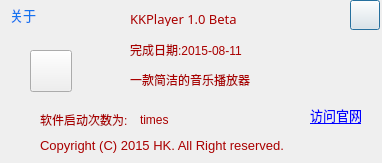
<?xml version="1.0" encoding="UTF-8"?>
<ui version="4.0">
 <class>Dialog1</class>
 <widget class="QDialog" name="Dialog1">
  <property name="geometry">
   <rect>
    <x>0</x>
    <y>0</y>
    <width>382</width>
    <height>163</height>
   </rect>
  </property>
  <property name="windowTitle">
   <string>about</string>
  </property>
  <widget class="QPushButton" name="pushButton">
   <property name="geometry">
    <rect>
     <x>350</x>
     <y>0</y>
     <width>30</width>
     <height>30</height>
    </rect>
   </property>
   <property name="text">
    <string/>
   </property>
  </widget>
  <widget class="QLabel" name="label_2">
   <property name="geometry">
    <rect>
     <x>130</x>
     <y>30</y>
     <width>161</width>
     <height>71</height>
    </rect>
   </property>
   <property name="styleSheet">
    <string notr="true">color: rgb(170, 0, 0);</string>
   </property>
   <property name="text">
    <string>&lt;html&gt;&lt;head/&gt;&lt;body&gt;&lt;p&gt;完成日期:2015-08-11&lt;/p&gt;&lt;p&gt;一款简洁的音乐播放器&lt;/p&gt;&lt;/body&gt;&lt;/html&gt;</string>
   </property>
  </widget>
  <widget class="QLabel" name="label_3">
   <property name="geometry">
    <rect>
     <x>40</x>
     <y>135</y>
     <width>311</width>
     <height>21</height>
    </rect>
   </property>
   <property name="styleSheet">
    <string notr="true">color: rgb(170, 0, 0);</string>
   </property>
   <property name="text">
    <string>&lt;html&gt;&lt;head/&gt;&lt;body&gt;&lt;p&gt;&lt;span style=&quot; font-size:10pt;&quot;&gt;Copyright (C) 2015 HK. All Right reserved.&lt;/span&gt;&lt;/p&gt;&lt;/body&gt;&lt;/html&gt;</string>
   </property>
  </widget>
  <widget class="QLabel" name="label_4">
   <property name="geometry">
    <rect>
     <x>130</x>
     <y>10</y>
     <width>121</width>
     <height>16</height>
    </rect>
   </property>
   <property name="font">
    <font>
     <family>宋体</family>
     <pointsize>10</pointsize>
     <weight>50</weight>
     <bold>false</bold>
    </font>
   </property>
   <property name="styleSheet">
    <string notr="true">color: rgb(170, 0, 0);</string>
   </property>
   <property name="text">
    <string>&lt;html&gt;&lt;head/&gt;&lt;body&gt;&lt;p&gt;KKPlayer 1.0 Beta&lt;/p&gt;&lt;/body&gt;&lt;/html&gt;</string>
   </property>
  </widget>
  <widget class="QPushButton" name="pushButton_2">
   <property name="geometry">
    <rect>
     <x>30</x>
     <y>50</y>
     <width>42</width>
     <height>42</height>
    </rect>
   </property>
   <property name="text">
    <string/>
   </property>
  </widget>
  <widget class="QLabel" name="label_5">
   <property name="geometry">
    <rect>
     <x>10</x>
     <y>-10</y>
     <width>101</width>
     <height>51</height>
    </rect>
   </property>
   <property name="font">
    <font>
     <family>宋体</family>
     <pointsize>10</pointsize>
     <weight>50</weight>
     <bold>false</bold>
    </font>
   </property>
   <property name="styleSheet">
    <string notr="true">color: rgb(21, 116, 240);</string>
   </property>
   <property name="text">
    <string>&lt;html&gt;&lt;head/&gt;&lt;body&gt;&lt;p&gt;关于&lt;/p&gt;&lt;/body&gt;&lt;/html&gt;</string>
   </property>
  </widget>
  <widget class="QLabel" name="label_6">
   <property name="geometry">
    <rect>
     <x>310</x>
     <y>100</y>
     <width>51</width>
     <height>31</height>
    </rect>
   </property>
   <property name="font">
    <font>
     <family>宋体</family>
     <pointsize>10</pointsize>
     <weight>50</weight>
     <bold>false</bold>
    </font>
   </property>
   <property name="contextMenuPolicy">
    <enum>Qt::NoContextMenu</enum>
   </property>
   <property name="toolTip">
    <string>www.dreamyouxi.com</string>
   </property>
   <property name="styleSheet">
    <string notr="true"/>
   </property>
   <property name="text">
    <string>&lt;html&gt;&lt;head/&gt;&lt;body&gt;&lt;p&gt;&lt;a href=&quot;www.dreamyouxi.com&quot;&gt;&lt;span style=&quot; text-decoration: underline; color:#0000ff;&quot;&gt;访问官网&lt;/span&gt;&lt;/a&gt;&lt;/p&gt;&lt;/body&gt;&lt;/html&gt;</string>
   </property>
  </widget>
  <widget class="QLabel" name="label_7">
   <property name="geometry">
    <rect>
     <x>40</x>
     <y>110</y>
     <width>91</width>
     <height>21</height>
    </rect>
   </property>
   <property name="styleSheet">
    <string notr="true">color: rgb(170, 0, 0);</string>
   </property>
   <property name="text">
    <string>&lt;html&gt;&lt;head/&gt;&lt;body&gt;&lt;p&gt;软件启动次数为:&lt;/p&gt;&lt;/body&gt;&lt;/html&gt;</string>
   </property>
  </widget>
  <widget class="QLabel" name="label_8">
   <property name="geometry">
    <rect>
     <x>140</x>
     <y>110</y>
     <width>161</width>
     <height>21</height>
    </rect>
   </property>
   <property name="styleSheet">
    <string notr="true">color: rgb(170, 0, 0);</string>
   </property>
   <property name="text">
    <string>&lt;html&gt;&lt;head/&gt;&lt;body&gt;&lt;p&gt;times&lt;/p&gt;&lt;/body&gt;&lt;/html&gt;</string>
   </property>
  </widget>
 </widget>
 <resources/>
 <connections/>
</ui>
